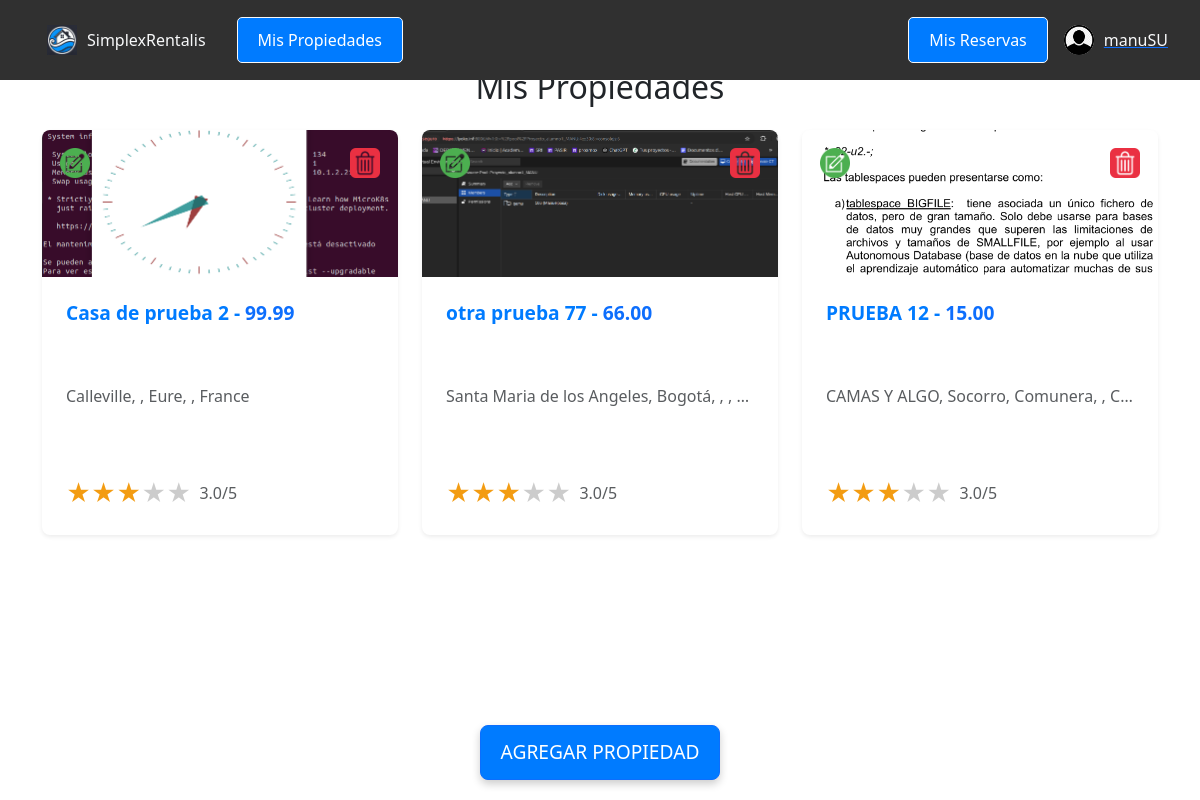
Page /mis_propiedades/ (signed in) on the committed database.
### SimplexRentalisAPP/models.py (models this page shows, shortened)
class User(AbstractUser):
    email = models.EmailField(unique=True, max_length=254)
    telefono = models.CharField(unique=True, max_length=15, blank=True, null=True)
    fecha_nacimiento = models.DateField(null=True, blank=True)
    genero = models.CharField(
        max_length=10,
        choices=[('masculino', 'Masculino'), ('femenino', 'Femenino'), ('otro', 'Otro')],
        blank=True,
        null=True
    )
    identidad_usuario = models.OneToOneField(
        'IdentidadUsuario',
        on_delete=models.SET_NULL,
        null=True,
        blank=True,
        related_name='usuario_asociado'
    )
    avatar = models.ImageField(
        upload_to='avatars/',
        null=True,
        blank=True,
        default='defaults/default_avatar.png'
    )
    es_propietario = models.BooleanField(default=False)
    ultimo_acceso = models.DateTimeField(null=True, blank=True)
    groups = models.ManyToManyField(
        'auth.Group',
        related_name='custom_user_groups',
        blank=True
    )
    user_permissions = models.ManyToManyField(
        'auth.Permission',
        related_name='custom_user_permissions',
        blank=True
    )

class Propiedades(models.Model):
    id = models.AutoField(primary_key=True)
    nombre = models.CharField(max_length=100, blank=False, null=False)
    descripcion = models.TextField(max_length=3000, blank=True, null=True)
    direccion = models.CharField(max_length=300, blank=False, null=False)
    precio_noche = MoneyField(max_digits=10, decimal_places=2, blank=False, null=False, default_currency='EUR')
    propietario = models.ForeignKey('User', on_delete=models.CASCADE, related_name='propiedades', blank=False, null=False)
    calificacion = models.DecimalField(
        default=3.0,
        blank=False,
        null=False,
        max_digits=3,
        validators=[MinValueValidator(1), MaxValueValidator(5)],
        decimal_places=1
    )
    permite_mascotas = models.BooleanField(default=False)
    en_mantenimiento = models.BooleanField(default=False)
    capacidad_maxima = models.IntegerField(default=1, blank=False, null=False)
    cantidad_banos = models.IntegerField(default=1, blank=False, null=False)
    cantidad_dormitorios = models.IntegerField(default=1, blank=False, null=False)
    galeria = models.ForeignKey('Galeria', on_delete=models.CASCADE, related_name='propiedades_galeria', blank=True, null=True)
    class Meta:
        constraints = [
            models.UniqueConstraint(fields=['direccion', 'propietario'], name='unique_direccion_propietario')
        ]

class Galeria(models.Model):
    id = models.AutoField(primary_key=True)
    propiedad = models.ForeignKey('Propiedades', related_name='gallery_images', on_delete=models.CASCADE)
    imagen = models.ImageField(upload_to='propiedades/', null=False, blank=False)
    descripcion = models.CharField(max_length=255, blank=True, null=True)
    portada = models.BooleanField(default=False)  # Si es la imagen principal de la propiedad
    class Meta:
        verbose_name = 'Imagen de la propiedad'
        verbose_name_plural = 'Galería de imágenes de las propiedades'

### SimplexRentalisAPP/views.py (the view)
# urls.py: path('mis_propiedades/', views.propiedades_usuario, name='propiedades_usuario'),
@login_required
def propiedades_usuario(request):
    propiedades = Propiedades.objects.filter(propietario=request.user)
    estrellas = range(1, 6)
    for propiedad in propiedades:
        portada = propiedad.gallery_images.filter(portada=True).first()
        if not portada:
            portada = propiedad.gallery_images.first()
        propiedad.portada = portada
    return render(request, 'SimplexRentalisAPP/propiedades_usuario.html', {
        'propiedades': propiedades
    })

### SimplexRentalisAPP/templates/SimplexRentalisAPP/propiedades_usuario.html (shortened to what this page needs)
{% extends 'base.html' %}
{% load static %}
{% block content %}
<div class="container mt-5">
    <div class="position-relative mb-4">
        <h2 class="text-center m-0">Mis Propiedades</h2>
    </div>
    <div class="row justify-content-center">
        {% if propiedades %}
            {% for propiedad in propiedades %}
            <div class="col-12 col-md-6 col-lg-4 mb-4 d-flex align-items-stretch">
                <div class="propiedad-card-wrapper position-relative">
                    <div class="card-buttons">
                        <a href="{% url 'editar_propiedad' propiedad.pk %}" class="btn btn-edit">
                            <img src="{% static 'defaults/boton-editar.png' %}" alt="Editar" class="img-fluid">
                        </a>
                        <a href="javascript:void(0);" class="btn btn-delete" data-bs-toggle="modal" data-bs-target="#deletePropertyModal" data-property-id="{{ propiedad.pk }}" data-url="{% url 'eliminar_propiedad' pk=propiedad.pk %}">
                            <img src="{% static 'defaults/boton-eliminar.png' %}" alt="Eliminar" class="img-fluid">
                        </a>
                    </div>
                    <a href="{% url 'propiedad_detallada' propiedad.pk %}" class="text-decoration-none">
                        <div class="card shadow-sm border-0 rounded-3 overflow-hidden">
                            <div class="card-image">
                                {% if propiedad.portada %}
                                    <img src="{{ propiedad.portada.imagen.url }}" class="img-fluid rounded-top" alt="Imagen de {{ propiedad.nombre }}">
                                {% else %}
                                    <div class="no-imagen d-flex justify-content-center align-items-center bg-light" style="height: 200px;">
                                        <p class="text-muted">No hay imagen disponible.</p>
                                    </div>
                                {% endif %}
                            </div>
                            <div class="card-body p-4">
                                <h5 class="card-title">{{ propiedad.nombre }} - <span class="text-primary">{{ propiedad.precio_noche }}</span></h5>
                                <p class="card-text text-muted">{{ propiedad.direccion }}</p>
                                <div class="d-flex align-items-center">
                                    <div class="rating-stars">
                                        <span class="star {% if propiedad.calificacion >= 1 %}filled{% endif %}">★</span>
                                        <span class="star {% if propiedad.calificacion >= 2 %}filled{% endif %}">★</span>
                                        <span class="star {% if propiedad.calificacion >= 3 %}filled{% endif %}">★</span>
                                        <span class="star {% if propiedad.calificacion >= 4 %}filled{% endif %}">★</span>
                                        <span class="star {% if propiedad.calificacion >= 5 %}filled{% endif %}">★</span>
                                    </div>
                                    <span class="text-muted ms-2">{{ propiedad.calificacion|default:"-" }}/5</span>
                                </div>
                            </div>
                        </div>
                    </a>
                </div>
            </div>
            {% endfor %}
        {% else %}
            <p class="text-center text-muted">No tienes propiedades registradas.</p>
        {% endif %}
    </div>
</div>
<div class="position-fixed w-100" style="bottom: 20px; left: 50%; transform: translateX(-50%); text-align: center;">
    <a href="{% url 'agregar_propiedad' %}" class="btn btn-primary btn-agregar">
        Agregar Propiedad
    </a>
</div>
{% endblock %}

### SimplexRentalisAPP/templates/base.html (shortened to what this page needs)
<!DOCTYPE html>
<html lang="es">
<head>
  {% load static %}
  <link href="https://cdn.jsdelivr.net/npm/bootstrap@5.3.0-alpha3/dist/css/bootstrap.min.css" rel="stylesheet">
  <link rel="stylesheet" href="{% static 'css/style.css' %}">
  <link rel="stylesheet" href="https://cdnjs.cloudflare.com/ajax/libs/font-awesome/5.15.4/css/all.min.css">
</head>
<body>
  <div class="navbar">
    <div class="container-fluid d-flex justify-content-between align-items-center">
      <div class="d-flex align-items-center">
        <a href="/" class="menu-item text-light d-flex align-items-center me-3">
          <img src="{% static 'defaults/logo.png' %}" alt="Logo" style="width: 30px; height: 30px; margin-right: 10px;">
          SimplexRentalis
        </a>
        {% if user.is_authenticated and user.es_propietario %}
          <a href="/mis_propiedades/" class="btn btn-outline-light me-3">Mis Propiedades</a>
        {% endif %}
      </div>
      <div class="d-flex align-items-center">
        {% if user.is_authenticated %}
          <a href="/mis_reservas/" class="btn btn-outline-light me-3">Mis Reservas</a>
        {% endif %}
        <div id="userMenu" class="position-relative">
          {% if user.is_authenticated %}
            <a href="#" class="d-flex align-items-center" id="userDropdown" data-bs-toggle="dropdown" aria-expanded="false">
              {% if user.avatar %}
                <img src="{{ user.avatar.url }}" alt="Avatar" class="rounded-circle" style="width: 30px; height: 30px; margin-right: 10px;">
              {% else %}
                <img src="/media/defaults/default_avatar.png" alt="Avatar" class="rounded-circle" style="width: 30px; height: 30px; margin-right: 10px;">
              {% endif %}
              <span class="text-light">{{ user.username }}</span>
            </a>
          {% else %}
            <button class="btn btn-outline-light btn-login" data-bs-toggle="modal" data-bs-target="#loginModal">Iniciar Sesión</button>
          {% endif %}
        </div>
      </div>
    </div>
  </div>
  <div id="main-content">
    {% block content %}
    {% endblock %}
  </div>

### static/css/style.css (style rules this page uses)
.menu-item { padding: 15px; color: white; text-align: left; text-decoration: none; display: block; white-space: nowrap; }
.navbar { position: fixed; top: 0; left: 0; width: 100%; background-color: #303030; color: white; z-index: 900; padding: 10px 20px; }
.navbar .container-fluid { display: flex; justify-content: flex-end; }
#main-content { margin-left: 60px; margin-top: 60px; padding: 20px; }
.col-12.col-md-6.col-lg-4 { display: flex; flex-direction: column; }
.row.justify-content-center { display: flex; justify-content: center; }
#main-content { max-width: 1200px; margin: auto; padding: 20px; }
.btn { background-color: #007bff; color: white; padding: 10px 20px; border-radius: 5px; text-decoration: none; }
.d-flex { display: flex; align-items: center; }
.d-flex .btn { flex-shrink: 0; }
.card-body { padding: 20px; color: #333; flex-grow: 1; display: flex; flex-direction: column; justify-content: space-between; }
.card-title { font-size: 1.2rem; font-weight: bold; color: #007bff; }
.card-text { color: #666; font-size: 0.9rem; }
.card-image { height: 200px; overflow: hidden; }
.card-image img { width: 100%; height: 100%; object-fit: cover; }
.btn-agregar { padding: 15px 30px; font-size: 1.2rem; z-index: 1100; border-radius: 50px; background-color: #007bff; color: white; box-shadow: 0 4px 8px rgba(0, 0, 0, 0.2); transition: background-color 0.3s ease, transform 0.2s ease; }
.position-fixed { text-align: center; width: 100%; bottom: 20px; left: 50%; transform: translateX(-50%); }
.btn-primary { background-color: #007bff; border-radius: 8px; padding: 12px 20px; text-transform: uppercase; transition: background-color 0.3s ease; }
.card-buttons { position: absolute; top: 10px; left: 10px; right: 10px; display: flex; justify-content: space-between; width: calc(100% - 20px); z-index: 10; }
.btn-edit { background-color: transparent; border: none; padding: 8px; display: flex; justify-content: center; align-items: center; cursor: pointer; }
.btn-edit img { width: 30px; height: 30px; }
.btn-delete { background-color: transparent; border: none; padding: 8px; display: flex; justify-content: center; align-items: center; cursor: pointer; }
.btn-delete img { width: 30px; height: 30px; }
.rating-stars { display: flex; }
.star { font-size: 1.5rem; color: #ccc; }
.star.filled { color: #f39c12; }
.propiedad-card-wrapper { position: relative; }
.card { height: 100%; display: flex; flex-direction: column; transition: transform 0.3s, box-shadow 0.3s; }
.card-body { flex-grow: 1; padding: 1rem; }
.card-image { height: 250px; overflow: hidden; position: relative; width: 100%; }
.card-body { display: flex; flex-direction: column; justify-content: space-between; height: 100%; padding: 0 15px; box-sizing: border-box; }
.card-title { font-size: 1.2rem; font-weight: 600; line-height: 1.2; overflow: hidden; text-overflow: ellipsis; white-space: nowrap; }
.card-text { font-size: 1rem; color: #666; overflow: hidden; text-overflow: ellipsis; white-space: nowrap; }

### rows in the picture
User: username "manuSU"
Propiedades: portada.imagen (picture), nombre "Casa de prueba 2", precio_noche "99.99", direccion "Calleville, , Eure, , France", calificacion "3.0"
Propiedades: portada.imagen (picture), nombre "otra prueba 77", precio_noche "66.00", direccion "Santa Maria de los Angeles, Bogotá, , ,…", calificacion "3.0"
Propiedades: portada.imagen (picture), nombre "PRUEBA 12", precio_noche "15.00", direccion "CAMAS Y ALGO, Socorro, Comunera, , C…", calificacion "3.0"
